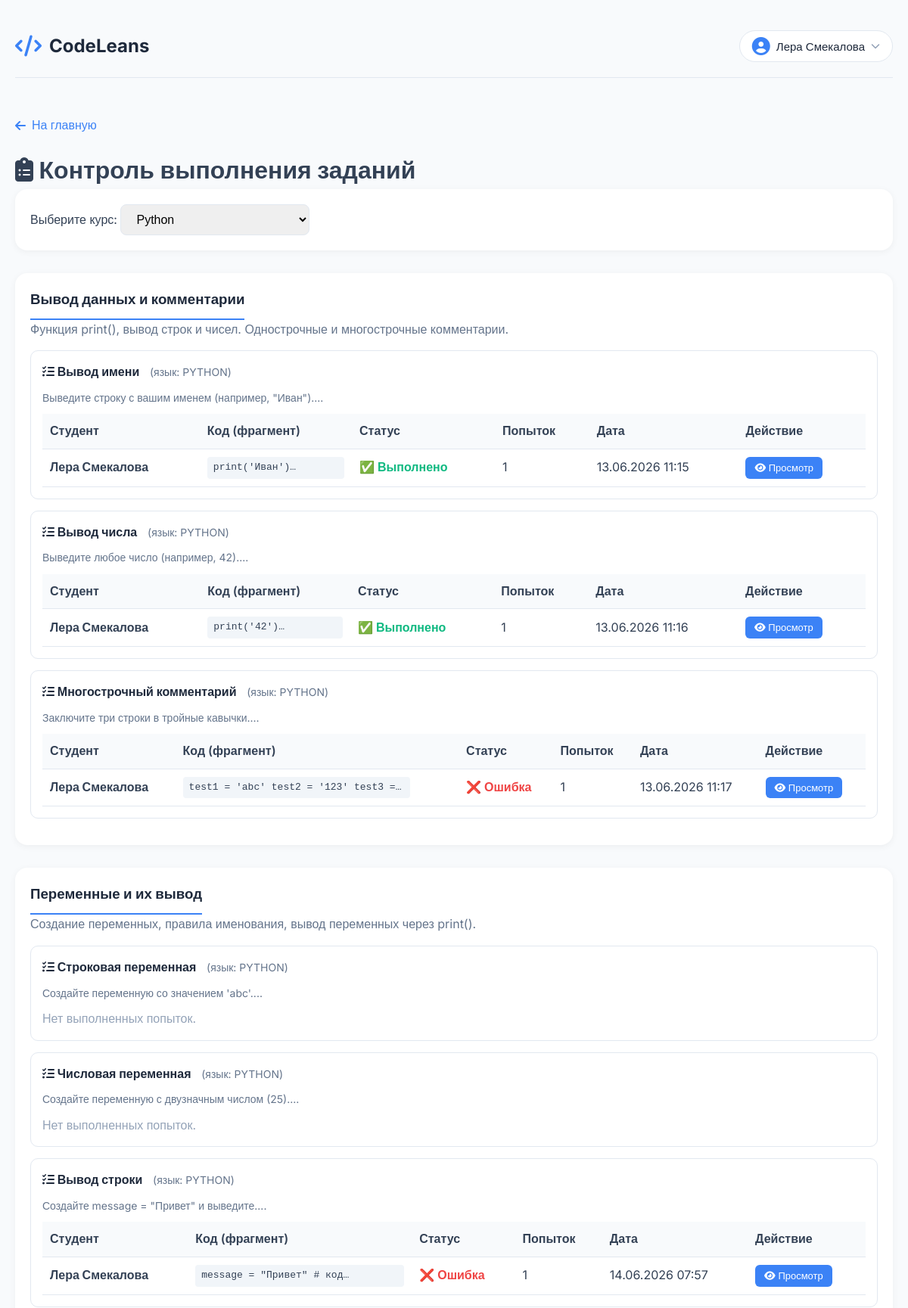
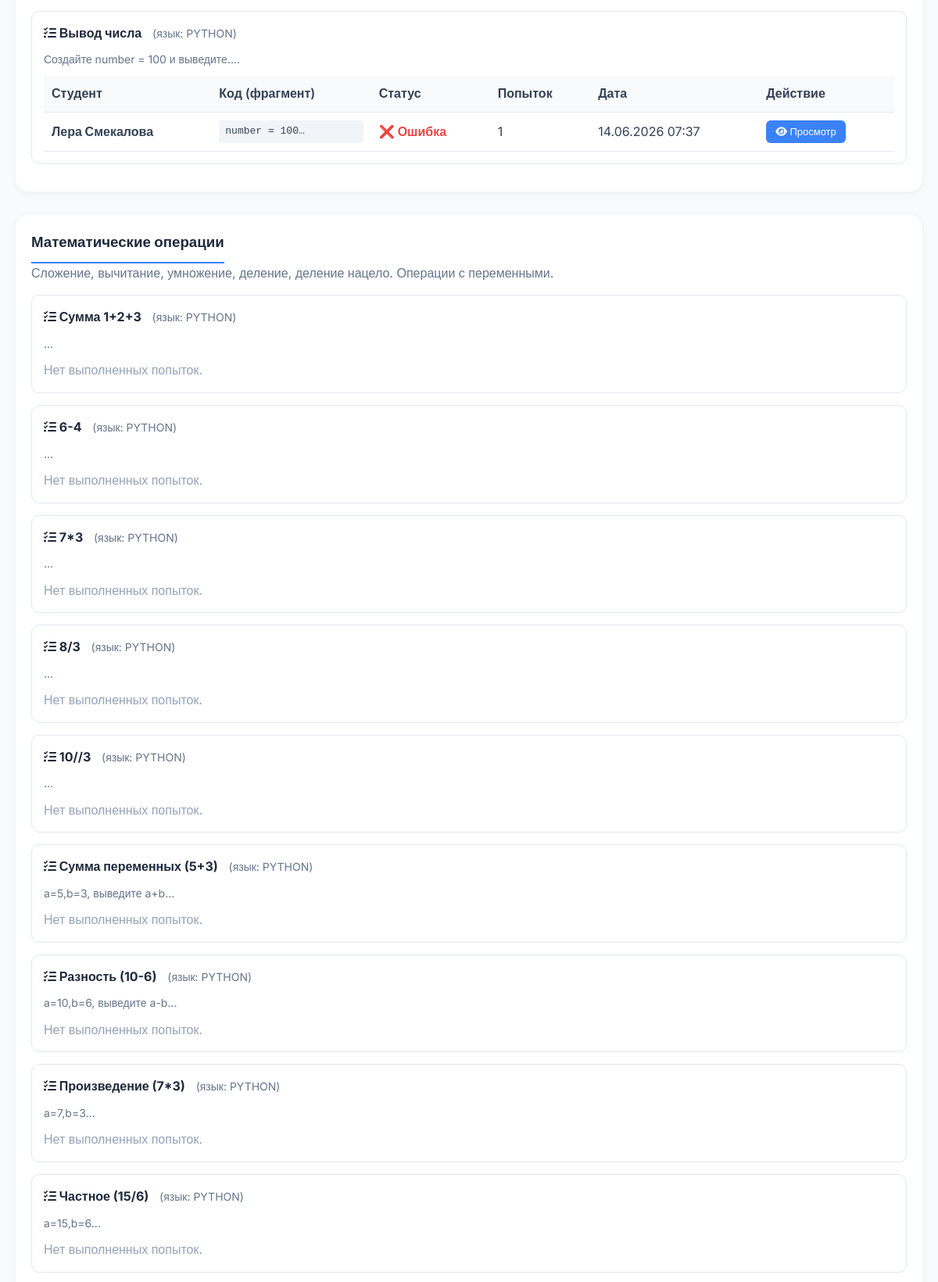
Screenshot of /teacher_assignments.php?course_id=3 (signed in, upper part) with the database file from the repository (2 pictures, top to bottom).
### tables this page shows
CREATE TABLE `topics` (
  `id` int(11) NOT NULL,
  `course_id` int(11) NOT NULL,
  `topic_name` varchar(200) NOT NULL,
  `topic_description` text DEFAULT NULL,
  `content` text DEFAULT NULL,
  `duration_minutes` int(11) NOT NULL DEFAULT 30,
  `image_path` varchar(255) DEFAULT NULL
);

CREATE TABLE `assignments` (
  `id` int(11) NOT NULL,
  `topic_id` int(11) NOT NULL,
  `language` varchar(20) DEFAULT 'javascript',
  `order_num` int(11) DEFAULT 0,
  `title` varchar(200) NOT NULL,
  `description` text NOT NULL,
  `starter_code` text DEFAULT NULL,
  `expected_output` text DEFAULT NULL,
  `hints` text DEFAULT NULL,
  `test_type` enum('console','return','both') DEFAULT 'console',
  `solution_code` text DEFAULT NULL,
  `test_cases` text DEFAULT NULL,
  `created_at` timestamp NOT NULL DEFAULT current_timestamp()
);

CREATE TABLE `assignment_progress` (
  `id` int(11) NOT NULL,
  `user_id` int(11) NOT NULL,
  `assignment_id` int(11) NOT NULL,
  `user_code` text DEFAULT NULL,
  `is_correct` tinyint(1) DEFAULT 0,
  `attempts` int(11) DEFAULT 0,
  `last_submitted_at` timestamp NOT NULL DEFAULT current_timestamp() ON UPDATE current_timestamp(),
  `topic_completed` tinyint(1) DEFAULT 0
);

CREATE TABLE `users` (
  `id` int(11) NOT NULL,
  `full_name` varchar(100) NOT NULL,
  `email` varchar(100) NOT NULL,
  `theme` varchar(20) DEFAULT 'light',
  `font_size` varchar(20) DEFAULT 'medium',
  `avatar` varchar(255) DEFAULT NULL,
  `password` varchar(255) NOT NULL,
  `created_at` timestamp NOT NULL DEFAULT current_timestamp(),
  `reset_token` varchar(255) DEFAULT NULL,
  `reset_expires` datetime DEFAULT NULL
);

### config.php (called while the page is built, shortened)
<?php
function getBodyThemeClass() {
    if (isset($_SESSION['site_theme'])) {
        $theme = $_SESSION['site_theme'];
        return 'theme-' . $theme;
    }
    return 'theme-light';
}
$user_name = $_SESSION['user_name'] ?? 'Гость';
?>

### teacher_assignments.php (the view, shortened to what this page needs)
<?php
require_once 'config/config.php';
$stmt = $pdo->prepare("
    SELECT c.*
    FROM courses c
    JOIN course_teachers ct ON c.id = ct.course_id
    WHERE ct.teacher_id = ?
    ORDER BY c.course_name
");
$stmt->execute([$user_id]);
$courses = $stmt->fetchAll();
$selected_course_id = isset($_GET['course_id']) ? (int)$_GET['course_id'] : 0;
$topics = [];
if ($selected_course_id) {
    $check = $pdo->prepare("SELECT 1 FROM course_teachers WHERE course_id = ? AND teacher_id = ?");
    $check->execute([$selected_course_id, $user_id]);
    if (!$check->fetchColumn()) {
        $selected_course_id = 0;
    } else {
        $stmt = $pdo->prepare("SELECT * FROM topics WHERE course_id = ? ORDER BY id");
        $stmt->execute([$selected_course_id]);
        $topics = $stmt->fetchAll();
        foreach ($topics as &$topic) {
            $stmt = $pdo->prepare("SELECT * FROM assignments WHERE topic_id = ? ORDER BY order_num");
            $stmt->execute([$topic['id']]);
            $topic['assignments'] = $stmt->fetchAll();
        }
    }
}
$current_font_size = $_SESSION['font_size'] ?? 'medium';
$avatar = $_SESSION['avatar'] ?? null;
?>
<!DOCTYPE html>
<html lang="ru">
<head>
    <link rel="stylesheet" href="style/codeleans.css">
    <link rel="stylesheet" href="style/global.css">
    <link rel="stylesheet" href="https://cdnjs.cloudflare.com/ajax/libs/font-awesome/6.4.0/css/all.min.css">
</head>
<body class="<?= getBodyThemeClass() ?> font-<?= htmlspecialchars($current_font_size) ?>">
<div class="container">
    <header class="header">
        <div class="logo"><i class="fas fa-code"></i><h1>CodeLeans</h1></div>
        <div class="profile-section">
            <button class="profile-btn" id="profileBtn">
                <?php if ($avatar && file_exists($avatar)): ?>
                    <img src="<?= htmlspecialchars($avatar) ?>" style="width:32px;height:32px;border-radius:50%;">
                <?php else: ?>
                    <i class="fas fa-user-circle"></i>
                <?php endif; ?>
                <span><?= htmlspecialchars($user_name) ?></span>
                <i class="fas fa-chevron-down"></i>
            </button>
        </div>
    </header>
    <a href="index.php" class="back-link"><i class="fas fa-arrow-left"></i> На главную</a>
    <h1><i class="fas fa-clipboard-list"></i> Контроль выполнения заданий</h1>
    <div class="course-selector">
        <form method="get" action="">
            <label for="course_id">Выберите курс:</label>
            <select name="course_id" id="course_id" onchange="this.form.submit()">
                <?php foreach ($courses as $c): ?>
                    <option value="<?= $c['id'] ?>" <?= $selected_course_id == $c['id'] ? 'selected' : '' ?>>
                        <?= htmlspecialchars($c['course_name']) ?>
                    </option>
                <?php endforeach; ?>
            </select>
        </form>
    </div>
    <?php foreach ($topics as $topic): ?>
        <div class="topic-card">
            <h3><?= htmlspecialchars($topic['topic_name']) ?></h3>
            <p style="color: #64748b; margin-bottom: 15px;"><?= htmlspecialchars($topic['topic_description']) ?></p>
            <?php if (empty($topic['assignments'])): ?>
                <p style="color: #94a3b8;">Заданий в этой теме нет.</p>
            <?php else: ?>
                <?php foreach ($topic['assignments'] as $assignment): ?>
                    <div class="assignment-item">
                        <h4>
                            <i class="fas fa-tasks"></i>
                            <?= htmlspecialchars($assignment['title']) ?>
                            <span style="font-weight: normal; font-size: 14px; color: #64748b; margin-left: 10px;">
                                (язык: <?= strtoupper($assignment['language']) ?>)
                            </span>
                        </h4>
                        <p style="color: #64748b; font-size: 14px; margin-bottom: 10px;">
                            <?= htmlspecialchars(strip_tags(mb_substr($assignment['description'], 0, 150))) ?>...
                        </p>
                        <?php
                        $stmt = $pdo->prepare("
                            SELECT ap.*, u.full_name, u.id as user_id
                            FROM assignment_progress ap
                            JOIN users u ON ap.user_id = u.id
                            WHERE ap.assignment_id = ?
                            ORDER BY ap.last_submitted_at DESC
                        ");
                        $stmt->execute([$assignment['id']]);
                        $subs = $stmt->fetchAll();
                        ?>
                        <?php if (empty($subs)): ?>
                            <p style="color: #94a3b8;">Нет выполненных попыток.</p>
                        <?php else: ?>
                            <table class="submission-table">
                                <thead>
                                    <tr>
                                        <th>Студент</th>
                                        <th>Код (фрагмент)</th>
                                        <th>Статус</th>
                                        <th>Попыток</th>
                                        <th>Дата</th>
                                        <th>Действие</th>
                                    </tr>
                                </thead>
                                <tbody>
                                    <?php foreach ($subs as $s): ?>
                                        <tr>
                                            <td><strong><?= htmlspecialchars($s['full_name']) ?></strong></td>
                                            <td><div class="code-preview"><?= htmlspecialchars(mb_substr($s['user_code'], 0, 80)) ?>…</div></td>
                                            <td class="<?= $s['is_correct'] ? 'status-correct' : 'status-wrong' ?>">
                                                <?= $s['is_correct'] ? '✅ Выполнено' : '❌ Ошибка' ?>
                                            </td>
                                            <td><?= $s['attempts'] ?></td>
                                            <td><?= date('d.m.Y H:i', strtotime($s['last_submitted_at'])) ?></td>
                                            <td>
                                                <a href="view_submission.php?assignment_id=<?= $assignment['id'] ?>&user_id=<?= $s['user_id'] ?>" target="_blank" class="btn-small">
                                                    <i class="fas fa-eye"></i> Просмотр
                                                </a>
                                            </td>
                                        </tr>
                                    <?php endforeach; ?>
                                </tbody>
                            </table>
                        <?php endif; ?>
                    </div>
                <?php endforeach; ?>
            <?php endif; ?>
        </div>
    <?php endforeach; ?>
</div>
</body>
</html>

### codeleans.css (style rules this page uses)
* { margin: 0; padding: 0; box-sizing: border-box; }
body { font-family: 'Inter', sans-serif; background-color: #f8fafc; color: #334155; line-height: 1.6; }
.container { max-width: 1200px; margin: 0 auto; padding: 0 20px; min-height: 100vh; display: flex; flex-direction: column; }
.header { display: flex; justify-content: space-between; align-items: center; padding: 20px 0; border-bottom: 1px solid #e2e8f0; margin-bottom: 40px; }
.logo { display: flex; align-items: center; gap: 12px; }
.logo i { font-size: 32px; color: #3b82f6; }
.logo h1 { font-size: 28px; font-weight: 700; color: #1e293b; }
.profile-section { position: relative; }
.profile-btn { display: flex; align-items: center; gap: 10px; background-color: white; border: 1px solid #e2e8f0; border-radius: 50px; padding: 10px 20px; font-size: 16px; font-weight: 500; color: #475569; cursor: pointer; transition: all 0.3s ease; }
.profile-btn i:first-child { font-size: 24px; color: #3b82f6; }
.profile-btn i:last-child { font-size: 12px; color: #94a3b8; }
body.font-medium { font-size: 16px; }
.profile-btn { display: flex; align-items: center; gap: 8px; padding: 8px 16px; background-color: white; border: 1px solid #e2e8f0; border-radius: 40px; color: #1e293b; font-size: 15px; font-weight: 500; cursor: pointer; transition: all 0.3s ease; }
.profile-btn i { color: #3b82f6; }

### global.css (style rules this page uses)
body.font-medium { font-size: 16px; }
.profile-section { position: relative; z-index: 1000; }

### teacher_assignments.php (style rules this page uses)
.container { max-width: 1400px; margin: 0 auto; padding: 20px; }
.header { display: flex; justify-content: space-between; align-items: center; padding: 20px 0; border-bottom: 1px solid #e2e8f0; margin-bottom: 30px; }
.logo { display: flex; align-items: center; gap: 10px; }
.logo i { font-size: 28px; color: #3b82f6; }
.logo h1 { font-size: 24px; font-weight: 700; color: #1e293b; margin: 0; }
.back-link { display: inline-flex; align-items: center; gap: 8px; margin: 20px 0; color: #3b82f6; text-decoration: none; font-weight: 500; }
.course-selector { background: white; border-radius: 16px; padding: 20px; margin-bottom: 30px; box-shadow: 0 2px 10px rgba(0,0,0,0.05); }
.course-selector select { padding: 10px 16px; border-radius: 8px; border: 1px solid #e2e8f0; font-size: 16px; min-width: 250px; }
.topic-card { background: white; border-radius: 16px; padding: 20px; margin-bottom: 30px; box-shadow: 0 2px 10px rgba(0,0,0,0.05); }
.topic-card h3 { margin-top: 0; color: #1e293b; border-bottom: 2px solid #3b82f6; padding-bottom: 10px; display: inline-block; }
.assignment-item { border: 1px solid #e2e8f0; border-radius: 10px; padding: 15px; margin: 15px 0; }
.assignment-item h4 { margin: 0 0 10px 0; color: #1e293b; }
.submission-table { width: 100%; border-collapse: collapse; margin-top: 10px; }
.submission-table th { background: #f8fafc; text-align: left; padding: 10px; font-weight: 600; border-bottom: 1px solid #e2e8f0; }
.submission-table td { padding: 10px; border-bottom: 1px solid #e2e8f0; vertical-align: middle; }
.submission-table .status-correct { color: #10b981; font-weight: 600; }
.submission-table .status-wrong { color: #ef4444; font-weight: 600; }
.submission-table .code-preview { font-family: 'JetBrains Mono', monospace; font-size: 13px; max-width: 300px; overflow: hidden; text-overflow: ellipsis; white-space: nowrap; background: #f1f5f9; padding: 4px 8px; border-radius: 4px; }
.btn-small { display: inline-block; padding: 4px 12px; background: #3b82f6; color: white; border-radius: 6px; text-decoration: none; font-size: 13px; }

### rows the page displays
topics: topic_name "Вывод данных и комментарии", topic_description "Функция print(), вывод строк и чисел. Однострочные и многострочные комментарии."
assignments: title "Вывод имени", language "PYTHON", description "Выведите строку с вашим именем (например, \"Иван\")."
assignment_progress: user.full_name "Лера Смекалова", user_code "print('Иван')", is_correct "✅ Выполнено", attempts "1", last_submitted_at "13.06.2026 11:15"
assignments: title "Вывод числа", language "PYTHON", description "Выведите любое число (например, 42)."
assignment_progress: user.full_name "Лера Смекалова", user_code "print('42')", is_correct "✅ Выполнено", attempts "1", last_submitted_at "13.06.2026 11:16"
assignments: title "Многострочный комментарий", language "PYTHON", description "Заключите три строки в тройные кавычки."
assignment_progress: user.full_name "Лера Смекалова", user_code "test1 = 'abc' test2 = '123' test3 =…", is_correct "❌ Ошибка", attempts "1", last_submitted_at "13.06.2026 11:17"
topics: topic_name "Переменные и их вывод", topic_description "Создание переменных, правила именования, вывод переменных через print()."
assignments: title "Строковая переменная", language "PYTHON", description "Создайте переменную со значением 'abc'.", shows "Нет выполненных попыток."
assignments: title "Числовая переменная", language "PYTHON", description "Создайте переменную с двузначным числом (25).", shows "Нет выполненных попыток."
assignments: title "Вывод строки", language "PYTHON", description "Создайте message = \"Привет\" и выведите."
assignment_progress: user.full_name "Лера Смекалова", user_code "message = \"Привет\" # код", is_correct "❌ Ошибка", attempts "1", last_submitted_at "14.06.2026 07:57"
assignments: title "Вывод числа", language "PYTHON", description "Создайте number = 100 и выведите."
assignment_progress: user.full_name "Лера Смекалова", user_code "number = 100", is_correct "❌ Ошибка", attempts "1", last_submitted_at "14.06.2026 07:37"
topics: topic_name "Математические операции", topic_description "Сложение, вычитание, умножение, деление, деление нацело. Операции с переменными."
assignments: title "Сумма 1+2+3", language "PYTHON", shows "Нет выполненных попыток."
assignments: title "6-4", language "PYTHON", shows "Нет выполненных попыток."
assignments: title "7*3", language "PYTHON", shows "Нет выполненных попыток."
assignments: title "8/3", language "PYTHON", shows "Нет выполненных попыток."
assignments: title "10//3", language "PYTHON", shows "Нет выполненных попыток."
assignments: title "Сумма переменных (5+3)", language "PYTHON", description "a=5,b=3, выведите a+b", shows "Нет выполненных попыток."
assignments: title "Разность (10-6)", language "PYTHON", description "a=10,b=6, выведите a-b", shows "Нет выполненных попыток."
assignments: title "Произведение (7*3)", language "PYTHON", description "a=7,b=3", shows "Нет выполненных попыток."
assignments: title "Частное (15/6)", language "PYTHON", description "a=15,b=6", shows "Нет выполненных попыток."

### other values shown
$user_name "Лера Смекалова"
form field course_id "Python"
